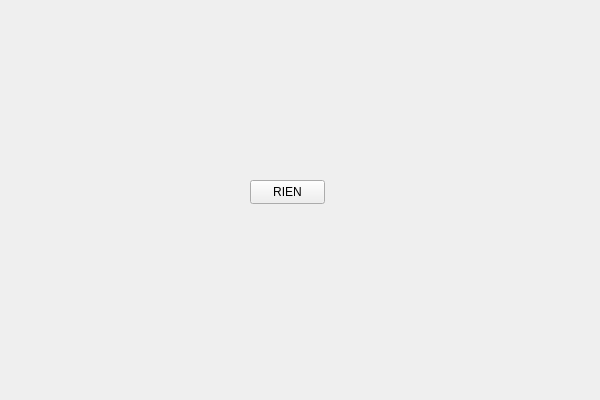
<?xml version="1.0" encoding="UTF-8"?>
<ui version="4.0">
 <class>UI_MenuClass</class>
 <widget class="QWidget" name="UI_MenuClass">
  <property name="geometry">
   <rect>
    <x>0</x>
    <y>0</y>
    <width>600</width>
    <height>400</height>
   </rect>
  </property>
  <property name="windowTitle">
   <string>UI_Menu</string>
  </property>
  <widget class="QPushButton" name="bouton_test">
   <property name="geometry">
    <rect>
     <x>250</x>
     <y>180</y>
     <width>75</width>
     <height>24</height>
    </rect>
   </property>
   <property name="text">
    <string>RIEN</string>
   </property>
  </widget>
 </widget>
 <layoutdefault spacing="6" margin="11"/>
 <resources/>
 <connections/>
</ui>
